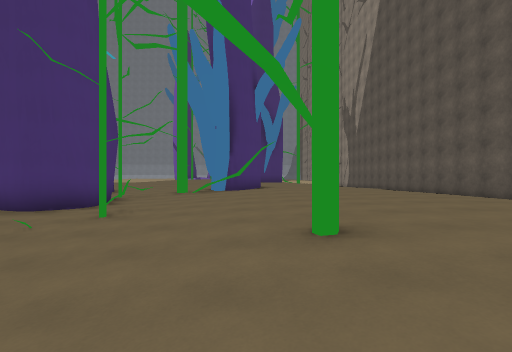
[1] (above)

24 first-person views from a walk through a level from a Godot 3-D game. The camera is 1.5 m above the floor, looks level and sees 85° across. The floor is counted in squares, 2 m on a side. Each view is taken from the middle of a square. On the plan, view 1 faces up. The plan holds only what a view shows up to about 10 squares ahead; the rest is blank. The place goes on beyond the plan. Surface patterns are stand-ins for the level's own textures.

[2]
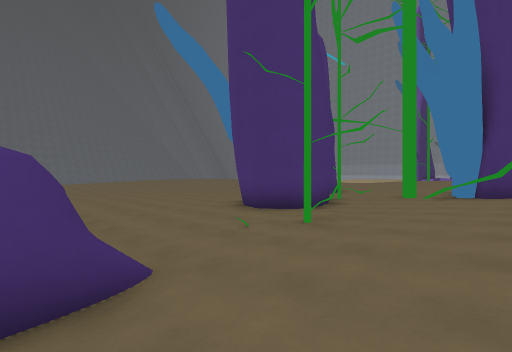

[3]
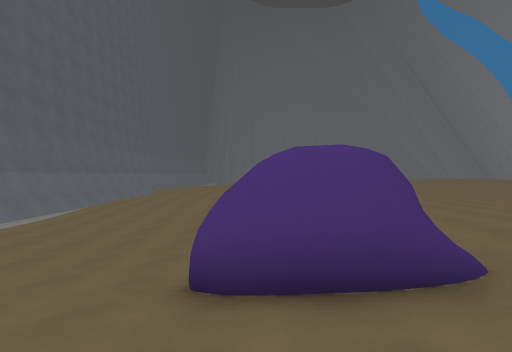

[4]
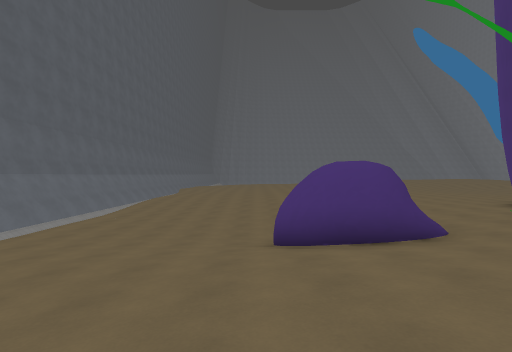

[5]
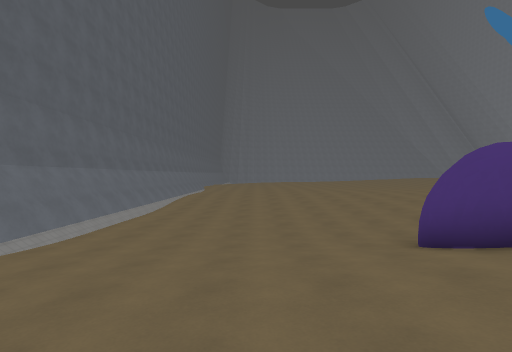

[6]
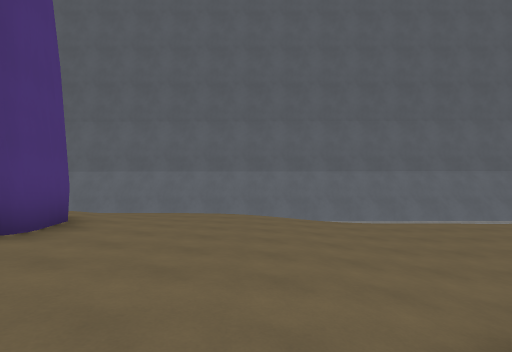

[7]
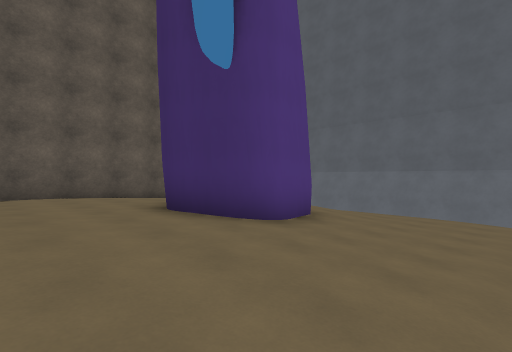

[8]
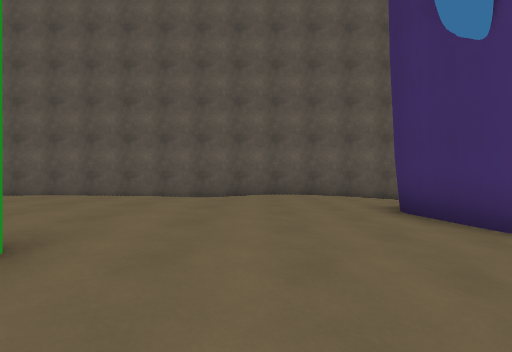

[9]
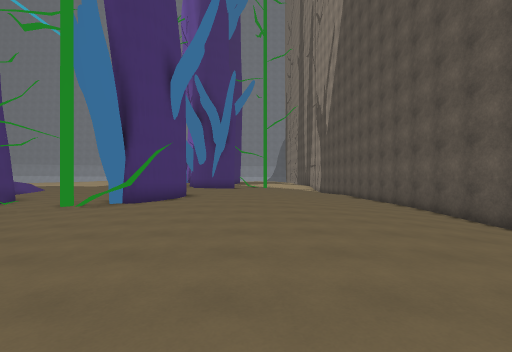

[10]
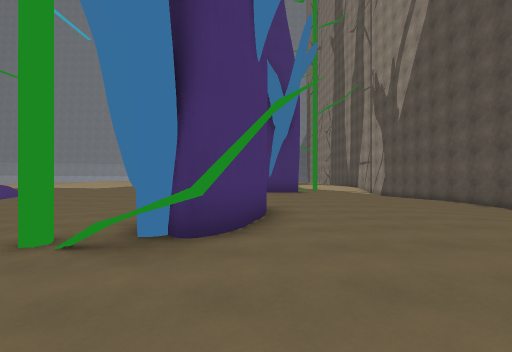

[11]
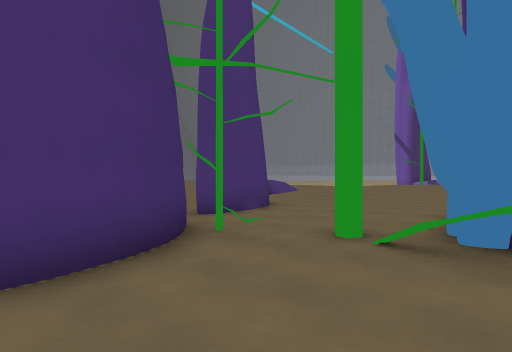

[12]
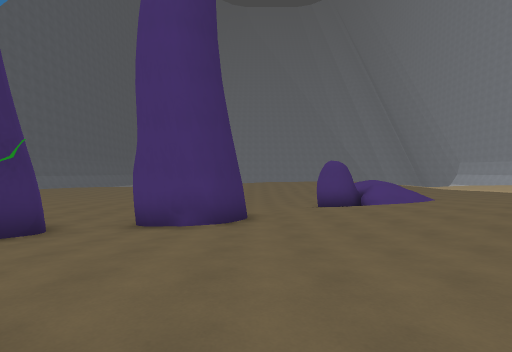

[13]
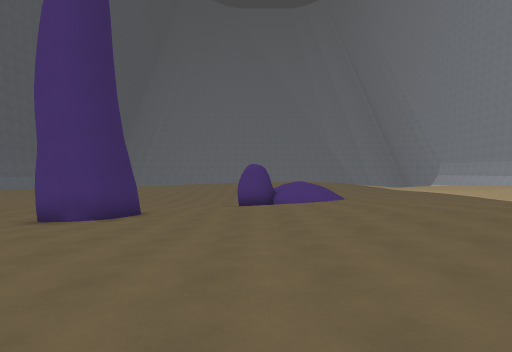

[14]
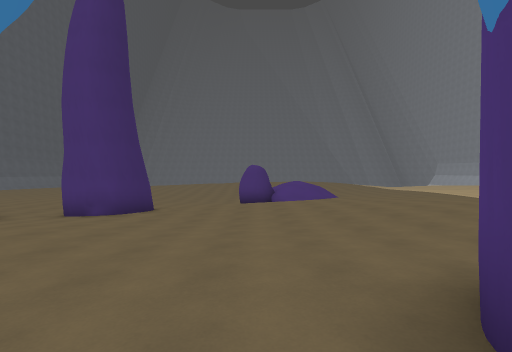

[15]
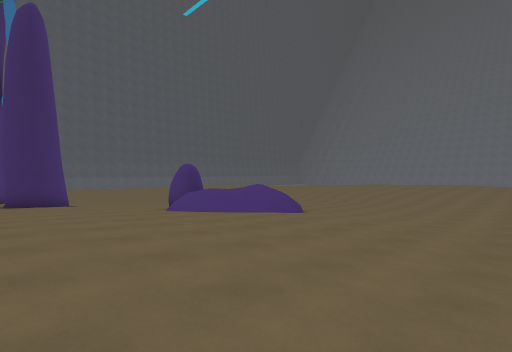

[16]
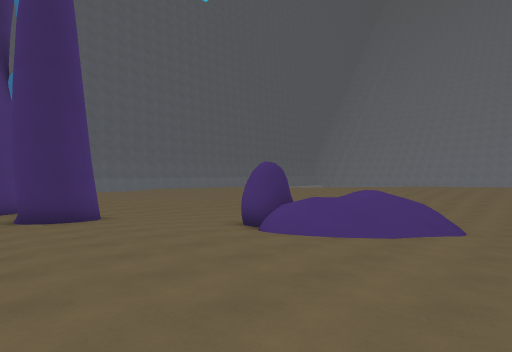

[17]
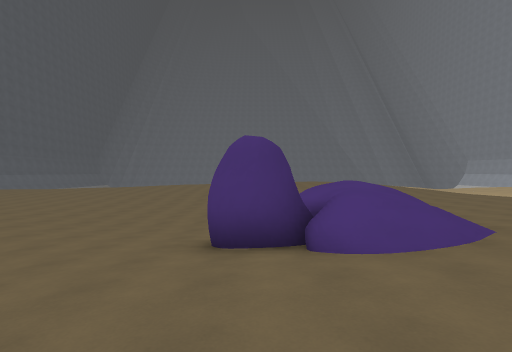

[18]
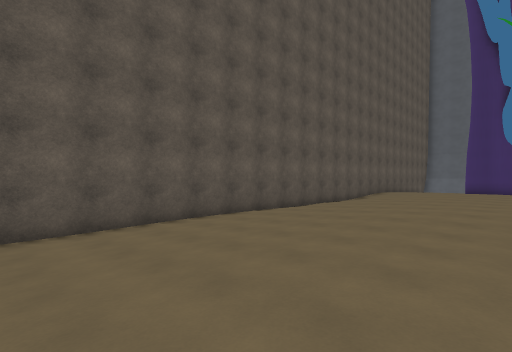

[19]
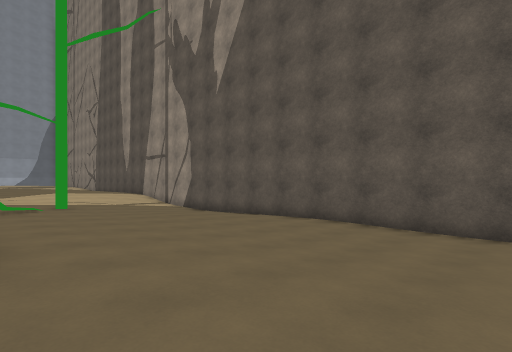

[20]
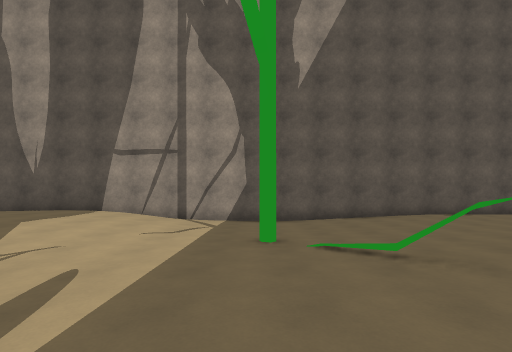

[21]
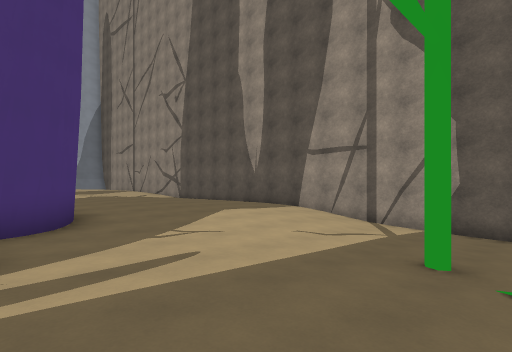

[22]
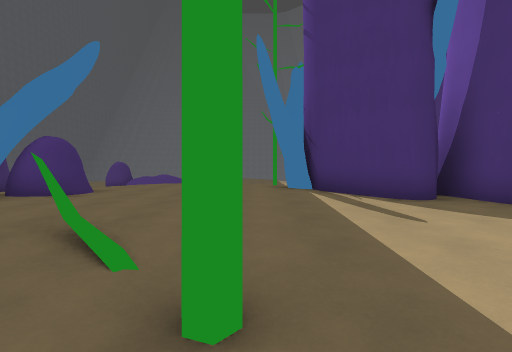

[23]
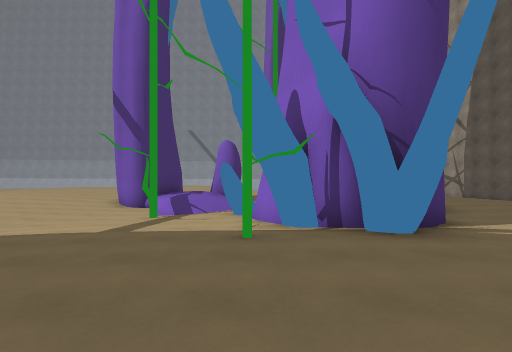

[24]
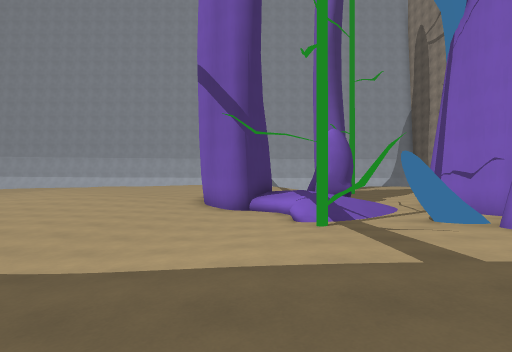

### Floor plan
Key: @ floor where view 1 was taken; # wall or solid block; x gap in a wall; . main floor; : floor 0.25 m higher than the main floor; - floor 0.25 m lower than the main floor; + floor 0.5 m higher than the main floor; _ floor 0.5 m lower than the main floor; < floor 0.75 m lower than the main floor; ( floor 1 m lower than the main floor; ! floor 1.25 m lower than the main floor; ? floor 1.5 m lower than the main floor; / step, stairs or slope; = window, fence, low wall or low ledge; v drop or lower ground.
Columns run from 17 left of view 1 to 9 right of it. Each row starts with its distance up from view 1.
 34  ......###/ #      ::.    #
 33  ..//.--##///-     ::..   #
 32   ..---___////     .:.../ #
 31   -----___=//-#    .....//#
 30    ----___///######.....//#
 29     ---__/#..#  #.......//#
 28      --_//.#.#  #......///#
 27       --//../####....-////#
 26 --------...::###::////////#
 25 --_---....:::+++:://-#_//(#
 24 ____--.../::+++++:///////(#
 23 ____--.../::++++::.#-/////#
 22  ____/....::+++::...//__//#
 21 <___=/-...::::::#...//__</#
 20 <<< ///....::/:.## .//___<#
 19     ////....//...# .//___<#
 18     /##/-.../...:# .///__<#
 17       #//-.//........//__<#
 16   ((((///-----.......//__<#
 15 (((((///__----......../__<#
 14 ((((((<<____--........--__#
 13 (((((((<<##_--.. #....--__#
 12 (((((( (<##_/-..##..../-__#
 11 (((((   (<<_/--x#.....///_#
 10 ((((  <<<<<###-/#.....////#
  9 <(    <<<<###__//......///#
  8       ___   ##_//......///#
  7       _____###_//......///#
  6        _______#-/......// #
  5        ________-/....../  #
  4       __________//.....   #
  3       ___<<<</////#....   #
  2         <<<///#////..../  #
  1         <</// #///////.---#
  0         <////?#//@///-----#
 -1         (///??//////------#
 -2        (//!???//////##--__#
 -3        (/!!????/((//#  ___#
 -4        //!?????/((//#    /#
 -5        //??????/!(///
 -6        /????????!!!//
 -7               vv?!!!/
 -8        vvvvvvvvvv
 -9        #################

Where each view was taken, in squares from view 1:
view 1: 0 up, 0 right, facing up
view 2: 1 up, 0 right, facing up-left
view 3: 0 up, 0 right, facing left
view 4: 1 down, 2 right, facing left
view 5: 3 down, 1 right, facing left
view 6: 1 up, 1 left, facing down
view 7: 1 up, 1 left, facing down-right
view 8: 1 up, 1 left, facing right
view 9: 2 up, 3 right, facing up
view 10: 7 up, 0 right, facing up
view 11: 7 up, 1 left, facing up-left
view 12: 14 up, 1 left, facing left
view 13: 17 up, 0 right, facing left
view 14: 17 up, 1 right, facing left
view 15: 26 up, 6 left, facing down-left
view 16: 22 up, 6 left, facing down-left
view 17: 17 up, 7 left, facing left
view 18: 17 up, 2 right, facing down-right
view 19: 15 up, 2 right, facing up-right
view 20: 25 up, 1 left, facing right
view 21: 24 up, 0 right, facing up-right
view 22: 25 up, 5 right, facing left
view 23: 22 up, 4 left, facing up
view 24: 24 up, 8 left, facing up
